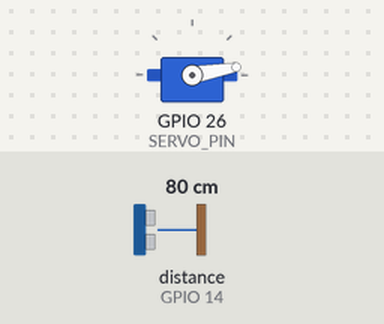
Simulated run of this sketch. Board: ESP32. On the bench: servo. Wiring (inferred from the names in the program): ultrasonic range finder: trigger GPIO 27; echo GPIO 14. The inputs (shaded band) are chosen by the test bench; at power-on: distance to the obstacle (sensor on GPIO 14) 80 cm. The echo pulse lasts 58.3 µs per cm; WiFi joins after 1.5 s; servers stay silent unless stated; what the sketch prints to the serial monitor is not drawn.

Above: at 3.55 s.
At 6.45 s:
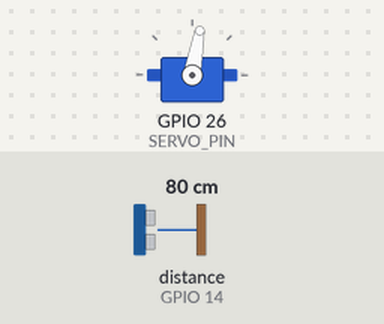
At 9.85 s:
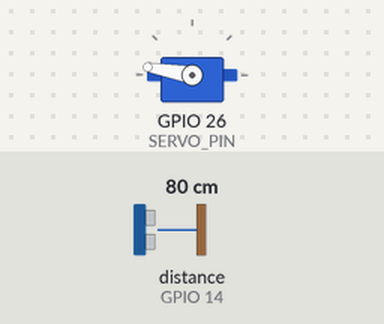
At 16.0 s:
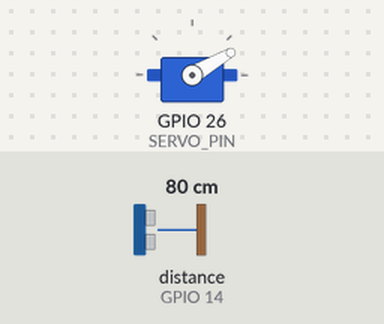
Timing chart, 0 to 21.3 s (numbered marks = the images above):
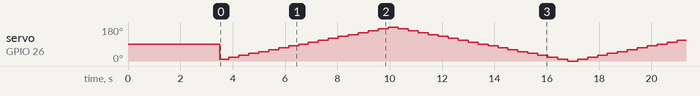

The sketch:

main.ino
```cpp
#include <WiFi.h>
#include <ESP32Servo.h>
#include "sendData.hpp"

#define SERVO_PIN 26

#define SERVO_PERIOD 100
#define REQUEST_SEND_TIME 10

#define TRIGGER_PIN 27
#define ECHO_PIN 14
#define MAX_DISTANCE 50

// Variables for wifi connection
const char* ssid = "Motorola pau";
const char* password = "montarto";

const char* host = "192.168.46.89";
const unsigned int httpPort = 8000;
long timeSendHttpReq = 0;


// Variables for Servomotor
float servoAngle = 0;
float stepAngle = 10;
bool forward = true;
Servo servo;
long timeServo = 0;

// variables for sonar
float distanceCm = 0.0;

void moveServo(Servo& servo, float& angle, bool& forward) {
  if (forward) {
    servoAngle += stepAngle;
  } else {
    servoAngle -= stepAngle;
  }

  if (servoAngle >= 180) {
    forward = !forward;
  }

  if (servoAngle <= 0) {
    forward = !forward;
  }

  servo.write(servoAngle);
}

float measureDistance(int triggerPin, int echoPin) {
  long duration;
  digitalWrite(triggerPin, LOW);  //for generating a clean pulse
  delayMicroseconds(4);
  digitalWrite(triggerPin, HIGH);  //generate a 10 ms pulse
  delayMicroseconds(10);
  digitalWrite(triggerPin, LOW);
  duration = pulseIn(echoPin, HIGH);  //mesure time of the pulse
  return (float)duration * 0.0171;    //convert distance to cm (342*100/1000000)/2 -> x[cm] = v[cm/ms] * t[ms] = (342*100/1000000)/2 * duration
}

void setup() {
  Serial.begin(9600);
  delay(2000);
  Serial.println("Connecting to wifi");

  servo.attach(SERVO_PIN);
  pinMode(TRIGGER_PIN, OUTPUT);
  pinMode(ECHO_PIN, INPUT);

  // conectarse al wifi
  WiFi.begin(ssid, password);

  // Esperar a que establezca conexion
  Serial.println("Waiting for conection...");
  while (WiFi.status() != WL_CONNECTED) {
    delay(500);
    Serial.print(".");
  }
  Serial.print("Conectado!");
  Serial.println("");
  Serial.println("IP: ");
  Serial.println(WiFi.localIP());
}

void loop() {

  if ((millis() - timeServo) > SERVO_PERIOD) {
    moveServo(servo, servoAngle, forward);
    distanceCm = measureDistance(TRIGGER_PIN, ECHO_PIN);
    Serial.print("Anaagulo: ");
    Serial.print(servoAngle);
    Serial.print("\t\tDistance: ");
    Serial.println(distanceCm);
    timeServo = millis();
  }

  if ((millis() - timeSendHttpReq) > REQUEST_SEND_TIME) {
    timeSendHttpReq = millis();
    float angleRad = servoAngle / 180 * 3.141592;
    bool a = wifi::sendDataToServer(host, httpPort, "group0", angleRad, distanceCm);
  }
}
```

sendData.cpp
```cpp
#include <WiFiClient.h>
#include "sendData.hpp"
static WiFiClient client;
namespace wifi
{
bool sendDataToServer(const char* host, const unsigned int httpPort, const char* group, const float angleRad, const float distanceCm) {
  bool connSucc = client.connect(host, httpPort);
  if (connSucc) {
    char json[100];
    char payload[256];
    sprintf(json, "{\"name\" : \"%s\" , \"angle\": %.2f, \"distance\": %.2f}", group, angleRad, distanceCm);
    sprintf(payload, "POST /api/send_point HTTP/1.1\r\nHost: %s:%d\r\nContent-Type: application/json\r\nContent-Length: %d\r\n\r\n%s\r\n\r\n", host, httpPort, strlen(json), json);

    Serial.println("Sending to:");
    Serial.print(host);
    Serial.println(" -> ");
    Serial.println(payload);
    client.print(payload);
    return true;
  }
  Serial.println("Error connecting to server");
  Serial.println("Check host ip and port");

  return false;
}
}
```

sendData.hpp
```cpp
namespace wifi{
bool sendDataToServer(const char* host, const unsigned int httpPort, const char* group, const float angleRad, const float distanceCm);
}
```
